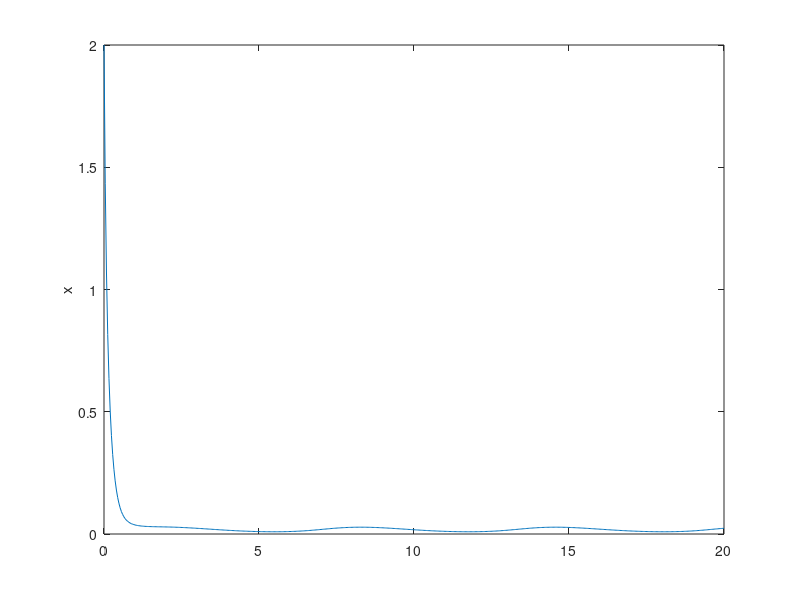
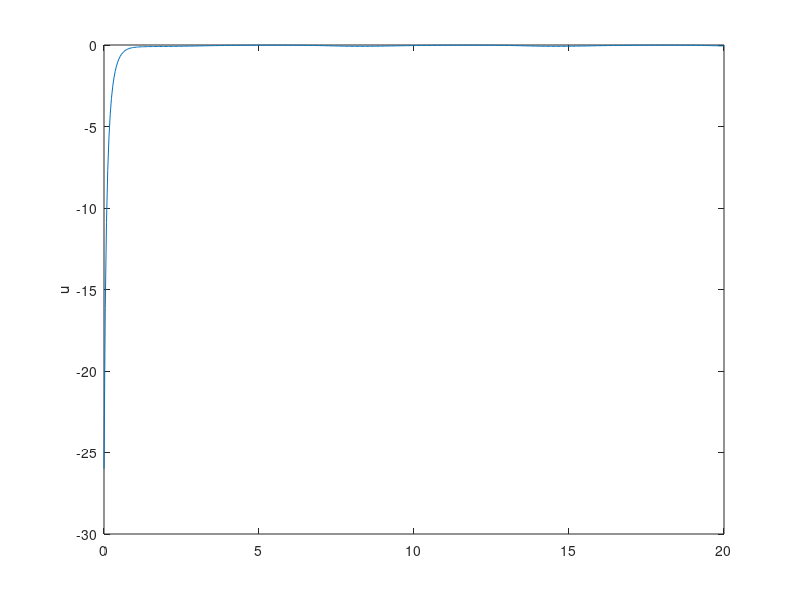

MATLAB code for these plots, in order:
function exRobust
global theta k B epsilon
close all;

%theta=10;
k=1;
B=3;
epsilon=0.01;


N=501;
t=linspace(0,20,N);
x0=2;
[t x]=ode45(@eom,t,x0);



for i=1:N
    u(i)=control(t(i),x(i,:));
end

figure;plot(t,x);ylabel('x');
figure;plot(t,u);ylabel('u');

save tmp;
evalin('base','load tmp');
end


function x_dot=eom(t,x)
%global theta

u=control(t,x);

theta=1+0.5*sin(t);
phi=x^2+2*x;
x_dot=u+theta*phi;


end

function u=control(t,x)
global k B epsilon
 

phi=x^2+2*x;
mu=B*abs(phi)*x;
v=-mu/(abs(mu)+epsilon)*B*abs(phi);

u=-k*x+v;
end
